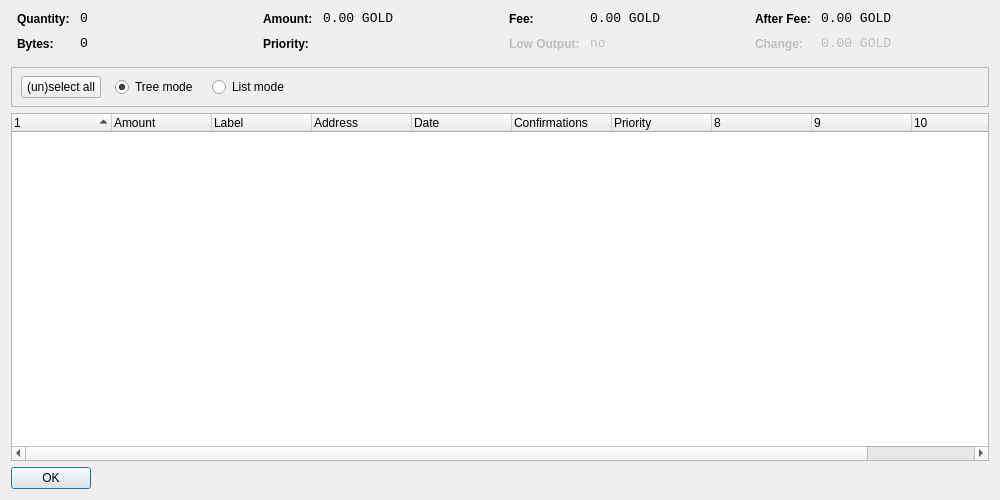
<?xml version="1.0" encoding="UTF-8"?>
<ui version="4.0">
 <class>CoinControlDialog</class>
 <widget class="QDialog" name="CoinControlDialog">
  <property name="geometry">
   <rect>
    <x>0</x>
    <y>0</y>
    <width>1000</width>
    <height>500</height>
   </rect>
  </property>
  <property name="windowTitle">
   <string>Coin Control</string>
  </property>
  <layout class="QVBoxLayout" name="verticalLayout">
   <item>
    <layout class="QHBoxLayout" name="horizontalLayoutTop" stretch="0,0,0,0">
     <property name="topMargin">
      <number>0</number>
     </property>
     <property name="bottomMargin">
      <number>10</number>
     </property>
     <item>
      <layout class="QFormLayout" name="formLayoutCoinControl1">
       <property name="horizontalSpacing">
        <number>10</number>
       </property>
       <property name="verticalSpacing">
        <number>10</number>
       </property>
       <property name="leftMargin">
        <number>6</number>
       </property>
       <property name="rightMargin">
        <number>6</number>
       </property>
       <item row="0" column="0">
        <widget class="QLabel" name="labelCoinControlQuantityText">
         <property name="styleSheet">
          <string notr="true">font-weight:bold;</string>
         </property>
         <property name="text">
          <string>Quantity:</string>
         </property>
        </widget>
       </item>
       <item row="0" column="1">
        <widget class="QLabel" name="labelCoinControlQuantity">
         <property name="font">
          <font>
           <family>Monospace</family>
           <pointsize>10</pointsize>
          </font>
         </property>
         <property name="cursor">
          <cursorShape>IBeamCursor</cursorShape>
         </property>
         <property name="contextMenuPolicy">
          <enum>Qt::ActionsContextMenu</enum>
         </property>
         <property name="text">
          <string notr="true">0</string>
         </property>
         <property name="textInteractionFlags">
          <set>Qt::LinksAccessibleByMouse|Qt::TextSelectableByKeyboard|Qt::TextSelectableByMouse</set>
         </property>
        </widget>
       </item>
       <item row="1" column="0">
        <widget class="QLabel" name="labelCoinControlBytesText">
         <property name="styleSheet">
          <string notr="true">font-weight:bold;</string>
         </property>
         <property name="text">
          <string>Bytes:</string>
         </property>
        </widget>
       </item>
       <item row="1" column="1">
        <widget class="QLabel" name="labelCoinControlBytes">
         <property name="font">
          <font>
           <family>Monospace</family>
           <pointsize>10</pointsize>
          </font>
         </property>
         <property name="cursor">
          <cursorShape>IBeamCursor</cursorShape>
         </property>
         <property name="contextMenuPolicy">
          <enum>Qt::ActionsContextMenu</enum>
         </property>
         <property name="text">
          <string notr="true">0</string>
         </property>
         <property name="textInteractionFlags">
          <set>Qt::LinksAccessibleByMouse|Qt::TextSelectableByKeyboard|Qt::TextSelectableByMouse</set>
         </property>
        </widget>
       </item>
      </layout>
     </item>
     <item>
      <layout class="QFormLayout" name="formLayoutCoinControl2">
       <property name="horizontalSpacing">
        <number>10</number>
       </property>
       <property name="verticalSpacing">
        <number>10</number>
       </property>
       <property name="leftMargin">
        <number>6</number>
       </property>
       <property name="rightMargin">
        <number>6</number>
       </property>
       <item row="0" column="0">
        <widget class="QLabel" name="labelCoinControlAmountText">
         <property name="styleSheet">
          <string notr="true">font-weight:bold;</string>
         </property>
         <property name="text">
          <string>Amount:</string>
         </property>
        </widget>
       </item>
       <item row="0" column="1">
        <widget class="QLabel" name="labelCoinControlAmount">
         <property name="font">
          <font>
           <family>Monospace</family>
           <pointsize>10</pointsize>
          </font>
         </property>
         <property name="cursor">
          <cursorShape>IBeamCursor</cursorShape>
         </property>
         <property name="contextMenuPolicy">
          <enum>Qt::ActionsContextMenu</enum>
         </property>
         <property name="text">
          <string notr="true">0.00 GOLD</string>
         </property>
         <property name="textInteractionFlags">
          <set>Qt::LinksAccessibleByMouse|Qt::TextSelectableByKeyboard|Qt::TextSelectableByMouse</set>
         </property>
        </widget>
       </item>
       <item row="1" column="0">
        <widget class="QLabel" name="labelCoinControlPriorityText">
         <property name="styleSheet">
          <string notr="true">font-weight:bold;</string>
         </property>
         <property name="text">
          <string>Priority:</string>
         </property>
        </widget>
       </item>
       <item row="1" column="1">
        <widget class="QLabel" name="labelCoinControlPriority">
         <property name="font">
          <font>
           <family>Monospace</family>
           <pointsize>10</pointsize>
          </font>
         </property>
         <property name="cursor">
          <cursorShape>IBeamCursor</cursorShape>
         </property>
         <property name="contextMenuPolicy">
          <enum>Qt::ActionsContextMenu</enum>
         </property>
         <property name="text">
          <string/>
         </property>
         <property name="textInteractionFlags">
          <set>Qt::LinksAccessibleByMouse|Qt::TextSelectableByKeyboard|Qt::TextSelectableByMouse</set>
         </property>
        </widget>
       </item>
      </layout>
     </item>
     <item>
      <layout class="QFormLayout" name="formLayoutCoinControl3">
       <property name="horizontalSpacing">
        <number>10</number>
       </property>
       <property name="verticalSpacing">
        <number>10</number>
       </property>
       <property name="leftMargin">
        <number>6</number>
       </property>
       <property name="rightMargin">
        <number>6</number>
       </property>
       <item row="0" column="0">
        <widget class="QLabel" name="labelCoinControlFeeText">
         <property name="styleSheet">
          <string notr="true">font-weight:bold;</string>
         </property>
         <property name="text">
          <string>Fee:</string>
         </property>
        </widget>
       </item>
       <item row="0" column="1">
        <widget class="QLabel" name="labelCoinControlFee">
         <property name="font">
          <font>
           <family>Monospace</family>
           <pointsize>10</pointsize>
          </font>
         </property>
         <property name="cursor">
          <cursorShape>IBeamCursor</cursorShape>
         </property>
         <property name="contextMenuPolicy">
          <enum>Qt::ActionsContextMenu</enum>
         </property>
         <property name="text">
          <string notr="true">0.00 GOLD</string>
         </property>
         <property name="textInteractionFlags">
          <set>Qt::LinksAccessibleByMouse|Qt::TextSelectableByKeyboard|Qt::TextSelectableByMouse</set>
         </property>
        </widget>
       </item>
       <item row="1" column="0">
        <widget class="QLabel" name="labelCoinControlLowOutputText">
         <property name="enabled">
          <bool>false</bool>
         </property>
         <property name="styleSheet">
          <string notr="true">font-weight:bold;</string>
         </property>
         <property name="text">
          <string>Low Output:</string>
         </property>
        </widget>
       </item>
       <item row="1" column="1">
        <widget class="QLabel" name="labelCoinControlLowOutput">
         <property name="enabled">
          <bool>false</bool>
         </property>
         <property name="font">
          <font>
           <family>Monospace</family>
           <pointsize>10</pointsize>
          </font>
         </property>
         <property name="cursor">
          <cursorShape>IBeamCursor</cursorShape>
         </property>
         <property name="contextMenuPolicy">
          <enum>Qt::ActionsContextMenu</enum>
         </property>
         <property name="text">
          <string notr="true">no</string>
         </property>
         <property name="textInteractionFlags">
          <set>Qt::LinksAccessibleByMouse|Qt::TextSelectableByKeyboard|Qt::TextSelectableByMouse</set>
         </property>
        </widget>
       </item>
      </layout>
     </item>
     <item>
      <layout class="QFormLayout" name="formLayoutCoinControl4">
       <property name="horizontalSpacing">
        <number>10</number>
       </property>
       <property name="verticalSpacing">
        <number>10</number>
       </property>
       <property name="leftMargin">
        <number>6</number>
       </property>
       <property name="rightMargin">
        <number>6</number>
       </property>
       <item row="0" column="0">
        <widget class="QLabel" name="labelCoinControlAfterFeeText">
         <property name="styleSheet">
          <string notr="true">font-weight:bold;</string>
         </property>
         <property name="text">
          <string>After Fee:</string>
         </property>
        </widget>
       </item>
       <item row="0" column="1">
        <widget class="QLabel" name="labelCoinControlAfterFee">
         <property name="font">
          <font>
           <family>Monospace</family>
           <pointsize>10</pointsize>
          </font>
         </property>
         <property name="cursor">
          <cursorShape>IBeamCursor</cursorShape>
         </property>
         <property name="contextMenuPolicy">
          <enum>Qt::ActionsContextMenu</enum>
         </property>
         <property name="text">
          <string notr="true">0.00 GOLD</string>
         </property>
         <property name="textInteractionFlags">
          <set>Qt::LinksAccessibleByMouse|Qt::TextSelectableByKeyboard|Qt::TextSelectableByMouse</set>
         </property>
        </widget>
       </item>
       <item row="1" column="0">
        <widget class="QLabel" name="labelCoinControlChangeText">
         <property name="enabled">
          <bool>false</bool>
         </property>
         <property name="styleSheet">
          <string notr="true">font-weight:bold;</string>
         </property>
         <property name="text">
          <string>Change:</string>
         </property>
        </widget>
       </item>
       <item row="1" column="1">
        <widget class="QLabel" name="labelCoinControlChange">
         <property name="enabled">
          <bool>false</bool>
         </property>
         <property name="font">
          <font>
           <family>Monospace</family>
           <pointsize>10</pointsize>
          </font>
         </property>
         <property name="cursor">
          <cursorShape>IBeamCursor</cursorShape>
         </property>
         <property name="contextMenuPolicy">
          <enum>Qt::ActionsContextMenu</enum>
         </property>
         <property name="text">
          <string notr="true">0.00 GOLD</string>
         </property>
         <property name="textInteractionFlags">
          <set>Qt::LinksAccessibleByMouse|Qt::TextSelectableByKeyboard|Qt::TextSelectableByMouse</set>
         </property>
        </widget>
       </item>
      </layout>
     </item>
    </layout>
   </item>
   <item>
    <widget class="QFrame" name="frame">
     <property name="minimumSize">
      <size>
       <width>0</width>
       <height>40</height>
      </size>
     </property>
     <property name="frameShape">
      <enum>QFrame::StyledPanel</enum>
     </property>
     <property name="frameShadow">
      <enum>QFrame::Sunken</enum>
     </property>
     <widget class="QWidget" name="horizontalLayoutWidget">
      <property name="geometry">
       <rect>
        <x>10</x>
        <y>0</y>
        <width>781</width>
        <height>41</height>
       </rect>
      </property>
      <layout class="QHBoxLayout" name="horizontalLayoutPanel" stretch="0,0,0,0,0">
       <property name="spacing">
        <number>14</number>
       </property>
       <item>
        <widget class="QPushButton" name="pushButtonSelectAll">
         <property name="sizePolicy">
          <sizepolicy hsizetype="Maximum" vsizetype="Fixed">
           <horstretch>0</horstretch>
           <verstretch>0</verstretch>
          </sizepolicy>
         </property>
         <property name="text">
          <string>(un)select all</string>
         </property>
        </widget>
       </item>
       <item>
        <widget class="QRadioButton" name="radioTreeMode">
         <property name="sizePolicy">
          <sizepolicy hsizetype="Maximum" vsizetype="Fixed">
           <horstretch>0</horstretch>
           <verstretch>0</verstretch>
          </sizepolicy>
         </property>
         <property name="text">
          <string>Tree mode</string>
         </property>
         <property name="checked">
          <bool>true</bool>
         </property>
        </widget>
       </item>
       <item>
        <widget class="QRadioButton" name="radioListMode">
         <property name="sizePolicy">
          <sizepolicy hsizetype="Maximum" vsizetype="Fixed">
           <horstretch>0</horstretch>
           <verstretch>0</verstretch>
          </sizepolicy>
         </property>
         <property name="text">
          <string>List mode</string>
         </property>
        </widget>
       </item>
       <item>
        <spacer name="horizontalSpacer">
         <property name="orientation">
          <enum>Qt::Horizontal</enum>
         </property>
         <property name="sizeHint" stdset="0">
          <size>
           <width>40</width>
           <height>20</height>
          </size>
         </property>
        </spacer>
       </item>
      </layout>
     </widget>
    </widget>
   </item>
   <item>
    <widget class="CoinControlTreeWidget" name="treeWidget">
     <property name="contextMenuPolicy">
      <enum>Qt::CustomContextMenu</enum>
     </property>
     <property name="sortingEnabled">
      <bool>false</bool>
     </property>
     <property name="columnCount">
      <number>11</number>
     </property>
     <attribute name="headerShowSortIndicator" stdset="0">
      <bool>true</bool>
     </attribute>
     <attribute name="headerStretchLastSection">
      <bool>false</bool>
     </attribute>
     <column>
      <property name="text">
       <string/>
      </property>
     </column>
     <column>
      <property name="text">
       <string>Amount</string>
      </property>
     </column>
     <column>
      <property name="text">
       <string>Label</string>
      </property>
     </column>
     <column>
      <property name="text">
       <string>Address</string>
      </property>
     </column>
     <column>
      <property name="text">
       <string>Date</string>
      </property>
     </column>
     <column>
      <property name="text">
       <string>Confirmations</string>
      </property>
      <property name="toolTip">
       <string>Confirmed</string>
      </property>
     </column>
     <column>
      <property name="text">
       <string>Priority</string>
      </property>
     </column>
     <column>
      <property name="text">
       <string/>
      </property>
     </column>
     <column>
      <property name="text">
       <string/>
      </property>
     </column>
     <column>
      <property name="text">
       <string/>
      </property>
     </column>
     <column>
      <property name="text">
       <string/>
      </property>
     </column>
    </widget>
   </item>
   <item>
    <widget class="QDialogButtonBox" name="buttonBox">
     <property name="sizePolicy">
      <sizepolicy hsizetype="Maximum" vsizetype="Fixed">
       <horstretch>0</horstretch>
       <verstretch>0</verstretch>
      </sizepolicy>
     </property>
     <property name="orientation">
      <enum>Qt::Horizontal</enum>
     </property>
     <property name="standardButtons">
      <set>QDialogButtonBox::Ok</set>
     </property>
    </widget>
   </item>
  </layout>
 </widget>
 <customwidgets>
  <customwidget>
   <class>CoinControlTreeWidget</class>
   <extends>QTreeWidget</extends>
   <header>coincontroltreewidget.h</header>
  </customwidget>
 </customwidgets>
 <resources/>
 <connections/>
</ui>
